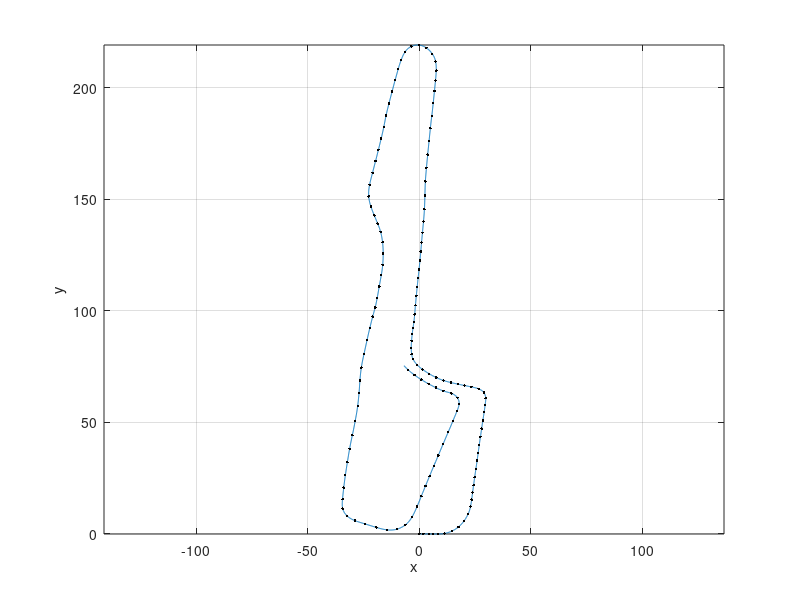

This figure's MATLAB source:
clc; clear; close all;

VEHICLE_TREAD = 1.65;
WHEEL_DIAMETER = 0.640;           
ENCODER_RESOLUTION = 2048;

load('encoder.mat');
enc_cnt_L = enc_cnt(:,3);
enc_cnt_R = enc_cnt(:,4);

pose_global = [0, 0, 0];
pose_var = [0, 0, 0]; % [var_dx, var_dy, var_dth]

interval = 10;
for i = 1:size(enc_cnt,1)-1
    dL = WHEEL_DIAMETER/2 * (enc_cnt_L(i+1) - enc_cnt_L(i))/2048 * 2*pi;
    dR = WHEEL_DIAMETER/2 * (enc_cnt_R(i+1) - enc_cnt_R(i))/2048 * 2*pi;
    
    dist = (dL+dR)/2;
    dth = (dR-dL)/VEHICLE_TREAD;

    dx = dist*cos(dth);
    dy = dist*sin(dth); 

    pose_x = dx*cos(pose_global(end,3)) - dy*sin(pose_global(end,3)) + pose_global(end,1);
    pose_y = dx*sin(pose_global(end,3)) + dy*cos(pose_global(end,3)) + pose_global(end,2);
    pose_th = pose_global(end,3)+dth;
    
    pose_global = [pose_global; [pose_x, pose_y, pose_th]];
%     pose_var = [pose_var; [var_dx, var_dy, var_dth]];
end

plot(pose_global(:,1), pose_global(:,2)); hold on; % plot trajectory
plot(pose_global(1:20:end,1), pose_global(1:20:end,2), 'k.'); % plot sample position
grid on; axis equal; xlabel('x'); ylabel('y');

